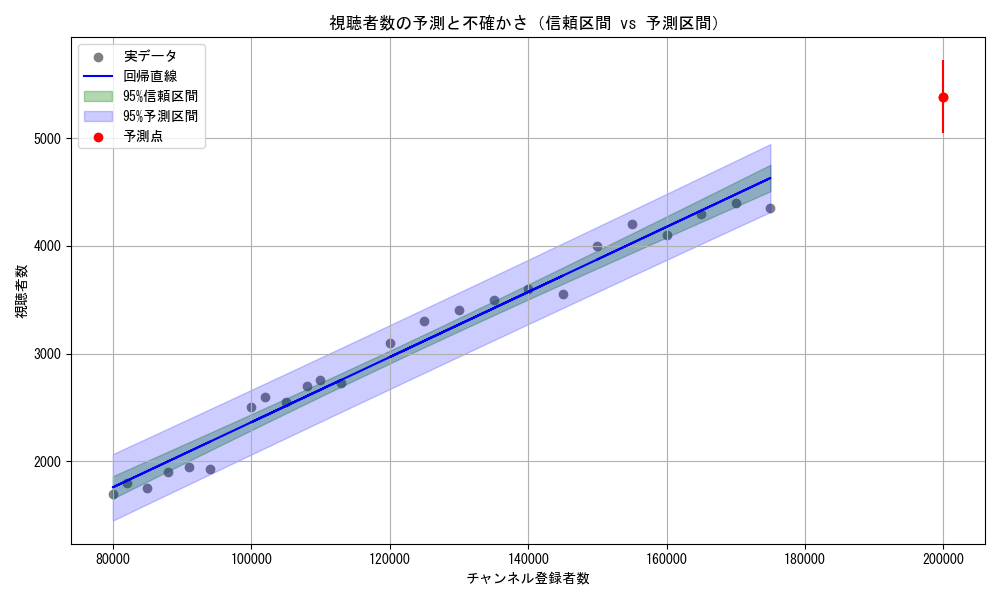

Source code (Python):
import numpy as np
import pandas as pd
import matplotlib.pyplot as plt
from scipy import stats
from sklearn.linear_model import LinearRegression


# ─────────────────────────────────────────────
# 関数：信頼区間と予測区間の計算
# ─────────────────────────────────────────────
def calc_intervals(model, x_train, x_new, se, confidence=0.95):
    x_new = np.array(x_new).flatten()
    y_pred = model.predict(x_new.reshape(-1, 1))

    n = len(x_train)
    x_mean = np.mean(x_train)
    Sxx = np.sum((x_train.flatten() - x_mean) ** 2)
    t = stats.t.ppf((1 + confidence) / 2, df=n - 2)

    # 信頼区間（回帰直線の不確かさ）
    se_conf = se * np.sqrt(1 / n + ((x_new - x_mean) ** 2 / Sxx))
    conf_lower = y_pred - t * se_conf
    conf_upper = y_pred + t * se_conf

    # 予測区間（新しい観測値の不確かさ）
    se_pred = se * np.sqrt(1 + 1 / n + ((x_new - x_mean) ** 2 / Sxx))
    pred_lower = y_pred - t * se_pred
    pred_upper = y_pred + t * se_pred

    return y_pred, conf_lower, conf_upper, pred_lower, pred_upper


# ─────────────────────────────────────────────
# データ読み込みとモデル学習
# ─────────────────────────────────────────────
df = pd.read_csv(
    "C:/github/sample/python/scikit-learn/tutorial/LinearRegression/single/dataset01.csv"
)
x = df[["チャンネル登録者数"]].to_numpy()
y = df["視聴者数"].to_numpy()

model = LinearRegression().fit(x, y)
y_fit = model.predict(x)

# 標準誤差の計算
residuals = y - y_fit
se = np.sqrt(np.sum(residuals**2) / (len(x) - 2))

# ─────────────────────────────────────────────
# 新しい予測点（20万人）と区間の計算
# ─────────────────────────────────────────────
x_new = np.array([[200000]])
y_new, conf_lo, conf_hi, pred_lo, pred_hi = calc_intervals(model, x, x_new, se)

print(f"傾き a: {model.coef_[0]:.4f}")
print(f"切片 b: {model.intercept_:.2f}")
print(f"予測視聴者数: {float(y_new[0]):.2f}")
print(f"95%信頼区間: [{float(conf_lo[0]):.2f}, {float(conf_hi[0]):.2f}]")
print(f"95%予測区間: [{float(pred_lo[0]):.2f}, {float(pred_hi[0]):.2f}]")

# ─────────────────────────────────────────────
# 可視化
# ─────────────────────────────────────────────
plt.rcParams["font.family"] = "MS Gothic"
plt.figure(figsize=(10, 6))

# 実データと回帰直線
plt.scatter(x, y, color="gray", label="実データ")
plt.plot(x, y_fit, color="blue", label="回帰直線")

# 区間の帯（x軸全体に対して）
x_range = np.linspace(x.min(), x.max(), 100).reshape(-1, 1)
y_range, conf_lo_range, conf_hi_range, pred_lo_range, pred_hi_range = calc_intervals(
    model, x, x_range, se
)

# 信頼区間（細い帯）
plt.fill_between(
    x_range.flatten(),
    conf_lo_range.flatten(),
    conf_hi_range.flatten(),
    color="green",
    alpha=0.3,
    label="95%信頼区間",
)

# 予測区間（太い帯）
plt.fill_between(
    x_range.flatten(),
    pred_lo_range.flatten(),
    pred_hi_range.flatten(),
    color="blue",
    alpha=0.2,
    label="95%予測区間",
)

# 新しい予測点と誤差バー
plt.scatter(x_new, y_new, color="red", label="予測点", zorder=5)
plt.errorbar(
    x_new.flatten(),
    y_new.flatten(),
    yerr=np.array([(y_new - pred_lo).flatten(), (pred_hi - y_new).flatten()]),
    fmt="o",
    color="red",
)

# 軸とラベル
plt.xlabel("チャンネル登録者数")
plt.ylabel("視聴者数")
plt.title("視聴者数の予測と不確かさ（信頼区間 vs 予測区間）")
plt.legend()
plt.grid(True)
plt.tight_layout()
plt.show()
